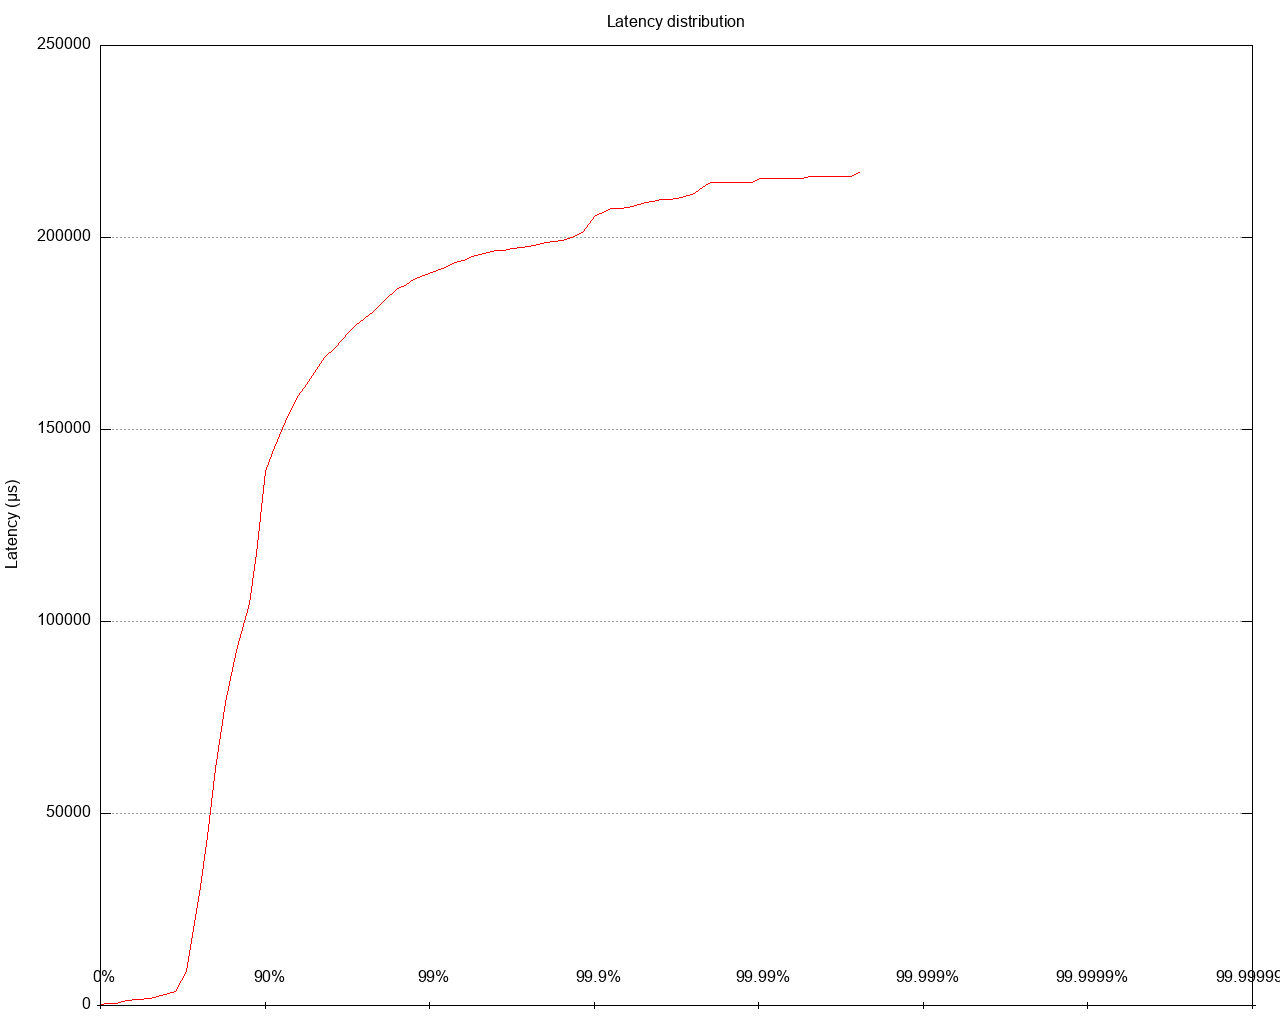

gnuplot code for this plot:
set datafile separator ","
set title 'Latency distribution' noenhanced
set terminal png size 1280,1024
set grid
unset xtics
set ylabel 'Latency (μs)'
set logscale x
set key top left
set style line 1 lt 1 lw 3 pt 3 linecolor rgb "red"
set output '/Users/gbarnett/git/hazelcast-simulator/atomiclong-3node-member/atomicreference/latency/latency_distribution_sixteenKbWrite.png'
plot '/Users/gbarnett/git/hazelcast-simulator/src/simulator/xlabels.csv' notitle with labels center offset 0, 1.5 point,\
   "/Users/gbarnett/git/hazelcast-simulator/atomiclong-3node-member/atomicreference/data/latency_distribution_sixteenKbWrite_1.data" using 1:2 title "" lt rgb "red" with lines, \
